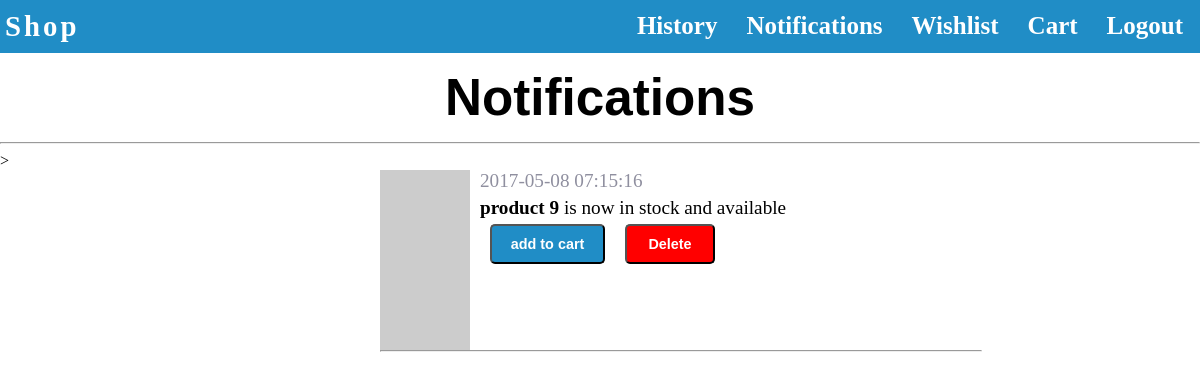
The app's page /public/notifications (signed in) with its own data.
### tables this page shows
CREATE TABLE `notification` (
  `id` int(11) NOT NULL,
  `user_id` int(11) DEFAULT NULL,
  `product_id` int(11) DEFAULT NULL,
  `type` varchar(255) DEFAULT NULL,
  `dte` datetime DEFAULT CURRENT_TIMESTAMP
);

CREATE TABLE `product` (
  `id` int(11) NOT NULL,
  `title` varchar(255) DEFAULT NULL,
  `image` varchar(255) DEFAULT NULL,
  `description` text,
  `price` int(11) DEFAULT NULL,
  `stock` int(11) DEFAULT NULL,
  `dte` datetime DEFAULT CURRENT_TIMESTAMP,
  `sold` int(11) DEFAULT '0',
  `categ` varchar(255) DEFAULT NULL,
  `offers` enum('yes','no') DEFAULT 'no',
  `new_price` int(11) DEFAULT '0',
  `brand` varchar(255) DEFAULT NULL
);

### application/controllers/notificationscontroller.php (called while the page is built, shortened)
<?php
class notificationscontroller extends controller
{
	public function getnotifications()
	{
		$notification = new notification();
		$this->notifications = $notification->findkey("user_id", $_SESSION['user']);
		$otherdata['loggedin'] = isset($_SESSION['user']) ? $_SESSION['user'] : false;
		return $this->view->render("notifications.php", $this->notifications, $otherdata);
	}
}
?>

### application/core/application.php (called while the page is built, shortened)
<?php
class application
{
	protected $params = [];
	public function process()
	{
		$url = $this->parseUrl();
		$methodindex     = array_search("method", $url) + 1;
		$paramsindex     = array_search("params", $url) + 1;
		for($x = $paramsindex; $x < count($url); ++$x)
		{
			$this->params[] = $url[$x];
		}
			$controller = new $index;
		$method          = $url[$methodindex];
		call_user_func_array([$controller, $method], $this->params);
	}
	public function parseUrl()
	{
		return explode("/", filter_var($_GET['url'], FILTER_SANITIZE_URL));
	}
}
?>

### public/main.php (called while the page is built, shortened)
<?php
$app = application::getInstance();
$app->process();
?>

### application/dbclasses/database.php (called while the page is built, shortened)
<?php
class database
{
	private $db;
	public function __construct()
	{
		try {
      $this->db = @mysqli_connect('127.0.0.1', 'root', '', 'ecommerce');
	}
	catch(Exception $ex)
	{
      die($ex->getMessage());
	}
}
	private function check_connection()
	{
		if(mysqli_connect_errno() == 0)
		{
			return true;
		}
		else {
			return false;
		}
	}
	public function query($sql)
	{
		$result = mysqli_query($this->db, $sql);
		try
		{
		if(!$this->check_query($result))
		{
			echo $sql;
			throw new Exception("error in executing the query");
		}
		else {
			return $result;
		}
	}
	catch(Exception $ex)
	{
		echo $ex->getMessage() . " " . mysqli_error($this->db);
	}
}
	public function fetch($result)
	{
      $data = mysqli_fetch_assoc($result);
      return $data;
	}
	private function check_query($result)
	{
		if($result)
		{
			return true;
		}
		else {
			return false;
		}
	}
}
?>

### application/dbclasses/eloquent.php (called while the page is built, shortened)
<?php
 class eloquent extends paginator
{
	private $builder;
	public $table;
	public function __construct()
	{
      $this->builder = new builder;
      if(!isset(static::$table))
      {
      	$this->table = get_called_class();
      }
      else
      {
      	$this->table = static::$table;
      }
      if(isset($this->dbfields))
      {
       $this->fields = $this->dbfields;
      }
      else
      {
        $this->fields = $this->fieldsNames();
      }
	}
  public function fieldsNames()
  {
    $record = $this->builder->table($this->table)->get();
    return array_keys($record);
  }
	public function find($id)
	{
    if(is_array($id))
    {
      $objects = [];
      foreach ($id as $key => $value) {
        $objects[] = $this->find($value);
      }
      return $objects;
    }
    else
    {
		$result = $this->builder->table($this->table)->where("id", '=',  $id)->get();
		if(!empty($result))
		{
			 $object = factory::build($this->table, $result);
			 return $object;
		}
		else {
			return "not found record";
		}
  }
	}
}
?>

### application/dbclasses/builder.php (called while the page is built, shortened)
<?php
class builder
{
	private $table=null;
	public $query = null;
	private $db;
	public function __construct()
	{
		$this->db = new database();
	}
	public function table($table=null)
	{
		if(!is_null($table))
		{
			$this->table = $table;
			return $this;
		}
		else
		{
			die("missing table argument");
		}
	}
	public function where($name=null, $operator='=', $value=null)
	{
		if($operator == 'LIKE')
		{
			$this->query  .= "WHERE $name LIKE '%$value%'";
		}
		else
		{
			$this->query .= "WHERE $name $operator '$value'";
		}
		return $this;
	}
	public function get()
	{
		if(!stristr($this->query, "select") && $this->table != null)
		{
			$oldquery = $this->query;
			$this->query = "SELECT * FROM $this->table " . $oldquery;
		}
		else
		{
			$oldquery = $this->query;
			$this->query = "SELECT " . $oldquery;
		}
		 			if($result =  $this->db->query($this->query))
		 			{
		 		     $data 	 =  $this->db->fetch($result);
		 		    }
		 		    else
		 		    {
		 		    	return false;
		 		    }
	     $this->query = null;
	     $this->table = null;
	     return $data;
	}
	public function getAll()
	{
		if(!stristr($this->query, "select"))
		{
			$oldquery = $this->query;
			$this->query = "SELECT * FROM $this->table " . $oldquery;
		}
			if($result =  $this->db->query($this->query))
		 			{
		 		     $data 	 =  $this->db->fetch_all($result);
		 		    }
		 		    else
		 		    {
		 		    	return false;
		 		    }
	     $this->query = null;
	     $this->table = null;
	     return $data;
	}
}
?>

### application/dbclasses/factory.php (called while the page is built, shortened)
<?php
class factory
{
	public static function build($type, $data)
	{
		$object = new $fullpath;
		foreach ($data as $key => $value) {
			if(array_key_exists($key, get_object_vars($object)))
			{
				$object->$key = $value;
			}
		}
		return $object;
	}
}
?>

### application/views/notifications.php (the view, shortened to what this page needs)
<?php
extract($otherdata);
?>
<!DOCTYPE html>
<html>
<head>
	<link rel="stylesheet" type="text/css" href="  ../public/css/notificationsstyle.css?version=100">
</head>
<body>
       <nav>
           <ul>
           	<li class="homepage"><a href="http://localhost/shop/public/home">Shop</a></li>
<div class="items">
 <?php if($loggedin) { ?>
            <li class="cart"> <a href="http://localhost/shop/public/logout"> Logout </a> </li>
          <?php } else { ?>
            <li class="cart"> <a href="http://localhost/shop/public/login"> Login </a> </li>
            <?php } ?>              <li class="cart"> <a href="http://localhost/shop/public/cart"> Cart </a> </li>
                <li class="cart"> <a href="http://localhost/shop/public/wishlist"> Wishlist </a> </li>
                  <li class="cart"> <a href="http://localhost/shop/public/notifications"> Notifications </a> </li>
                  <li class="cart"> <a href="http://localhost/shop/public/history"> History </a> </li>
                  </div>
           </ul>
      </nav>
          <h1>Notifications</h1>
          <hr>
          <span class="message"><?php echo isset($message) ? $message : "" ?></span>>
          <?php
          foreach ($data as $key => $notification) {
            $product = (new product)->find($notification->product_id);
          ?>
          <div class="notifications">
          <img src="<?php echo $product->image; ?>">
          <div class="content">
               <span class="date"><?php echo $notification->dte; ?></span>
             <p> <strong><?php echo $product->title; ?></strong> <?php if($notification->type == "offer") echo " has an offer "; else echo " is now in stock and available"; ?> </p>
                <form action="http://localhost/shop/public/addproduct" method="POST">
               <button name="addtocart"> add to cart</button>
               </form>
               <form  action="http://localhost/shop/public/deletenotification" method="POST">
               <button class="notification" name="deletenotification"> Delete</button>
               </form>
             </div>
              <hr>
          </div>
            <?php
           }
             ?>
</body>
</html>

### public/css/notificationsstyle.css (style rules this page uses)
body { margin: 0px; background-color: #ffffff; }
nav ul { margin: 0px; padding: 0px; background-color:#208dc6; list-style-type: none; overflow: hidden; }
ul li { float: left; padding: 10px; }
ul li.homepage { position: relative; right: 85px; margin-left: 0px; padding: 10px; float: left; }
ul li.cart { float: right; margin-right: 5px; padding: 2px; position: relative; top: 10px; }
li.cart a { color: white; font-weight: bolder; font-style: arial; padding: 10px; font-size: 25px; text-decoration: none; }
li.homepage a { color:white; font-size: 180%; font-style: arial; font-weight: bolder; padding: 30px; letter-spacing: 3px; text-decoration: none; margin-left: 50px; }
h1 { font-size: 320%; font-weight: bold; font-family: arial; text-align: center; padding: 5px; margin: 10px; }
div.notifications { height: auto; margin-left: 380px; width: 50%; text-align: center; }
div.notifications img { text-align: center; display: block; float: left; width: 15%; }
.notifications .content span.date { position: relative; left: 10px; right: 60px; }
.notifications .content p { float: left; width: 80%; margin-top: 40px; color: black; font-size: 120%; position: relative; bottom: 35px; text-align: left; padding-right: 4px; padding-left: 10px; display: inline; margin-bottom: 0px; }
.notifications .content { padding-left: 10px; }
.notifications .content button { font-size: 90%; position: relative; margin-left: 20px; background-color: #208dc6; padding: 10px; float: left; position: relative; bottom: 30px; color:white; text-align: center; font-weight: bolder; font-style: arial; display: inline; border-radius: 5px; width: 115px; }
.notifications .content button.notification { padding: 10px 3px; width: 90px; overflow: hidden; background-color: red; }
.notifications hr { width: 100%; display: block; clear: both; }
.notifications .content span.date { font-size: 120%; display: block; float: left; color: #8f8f9f; }

### records on screen
notification: dte "2017-05-08 07:15:16", product.title "product 9", type "is now in stock and available"
